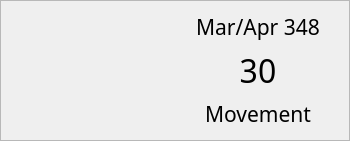
<?xml version="1.0" encoding="UTF-8"?>
<ui version="4.0">
 <class>turn_panel</class>
 <widget class="QFrame" name="turn_panel">
  <property name="geometry">
   <rect>
    <x>0</x>
    <y>0</y>
    <width>350</width>
    <height>120</height>
   </rect>
  </property>
  <property name="frameShape">
   <enum>QFrame::Shape::StyledPanel</enum>
  </property>
  <property name="frameShadow">
   <enum>QFrame::Shadow::Sunken</enum>
  </property>
  <layout class="QHBoxLayout" name="horizontalLayout">
   <item>
    <widget class="QLabel" name="sideLbl">
     <property name="sizePolicy">
      <sizepolicy hsizetype="Fixed" vsizetype="Fixed">
       <horstretch>0</horstretch>
       <verstretch>0</verstretch>
      </sizepolicy>
     </property>
     <property name="maximumSize">
      <size>
       <width>175</width>
       <height>100</height>
      </size>
     </property>
     <property name="font">
      <font>
       <family>Libra</family>
       <pointsize>24</pointsize>
      </font>
     </property>
     <property name="text">
      <string/>
     </property>
     <property name="pixmap">
      <pixmap>I:/Wargames/Dragons of Glory/icons/logo_ws.svg</pixmap>
     </property>
     <property name="scaledContents">
      <bool>true</bool>
     </property>
     <property name="alignment">
      <set>Qt::AlignmentFlag::AlignCenter</set>
     </property>
    </widget>
   </item>
   <item>
    <layout class="QVBoxLayout" name="verticalLayout">
     <item>
      <widget class="QLabel" name="calendarLbl">
       <property name="font">
        <font>
         <family>Libra</family>
         <pointsize>16</pointsize>
        </font>
       </property>
       <property name="text">
        <string>Mar/Apr 348</string>
       </property>
       <property name="alignment">
        <set>Qt::AlignmentFlag::AlignCenter</set>
       </property>
      </widget>
     </item>
     <item>
      <widget class="QLabel" name="turnLbl">
       <property name="font">
        <font>
         <family>Libra</family>
         <pointsize>24</pointsize>
        </font>
       </property>
       <property name="text">
        <string>30</string>
       </property>
       <property name="alignment">
        <set>Qt::AlignmentFlag::AlignCenter</set>
       </property>
      </widget>
     </item>
     <item>
      <widget class="QLabel" name="phaseLbl">
       <property name="font">
        <font>
         <family>Libra</family>
         <pointsize>16</pointsize>
        </font>
       </property>
       <property name="text">
        <string>Movement</string>
       </property>
       <property name="alignment">
        <set>Qt::AlignmentFlag::AlignCenter</set>
       </property>
      </widget>
     </item>
    </layout>
   </item>
  </layout>
 </widget>
 <resources/>
 <connections/>
</ui>
